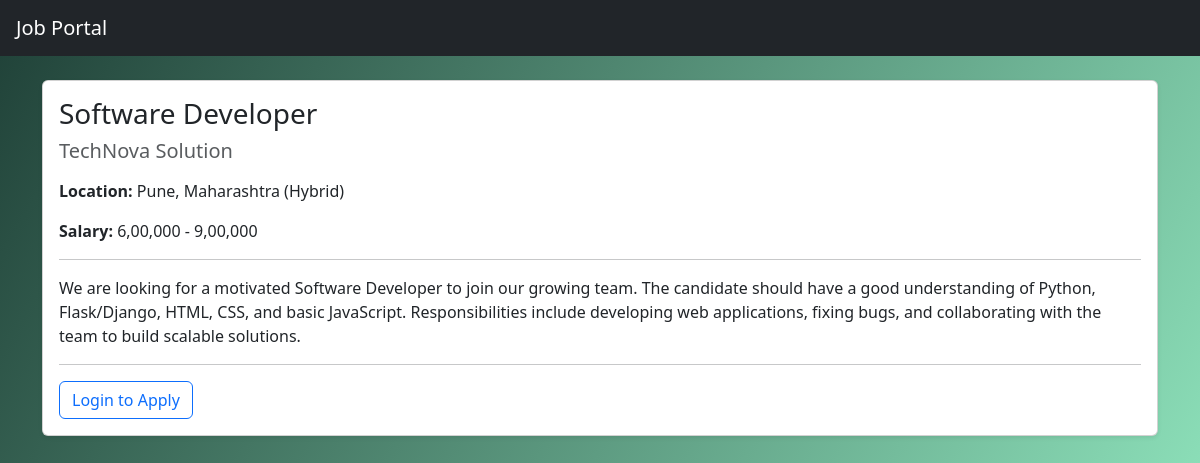
Screenshot of /jobs/1 with the database file from the repository.
### models.py (models this page shows)
class Job(db.Model):
    id = db.Column(db.Integer, primary_key=True)
    title = db.Column(db.String(200), nullable=False)
    description = db.Column(db.Text, nullable=False)
    company = db.Column(db.String(150), nullable=False)
    location = db.Column(db.String(100), nullable=False)
    salary = db.Column(db.String(50))
    posted_by = db.Column(db.Integer, db.ForeignKey('user.id'))
    created_at = db.Column(db.DateTime, default=datetime.utcnow)

### app.py (the view)
@app.route('/jobs/<int:job_id>')
def job_detail(job_id):
    job = Job.query.get_or_404(job_id)
    return render_template('job_detail.html', job=job)

### templates/job_detail.html
{% extends 'base.html' %}
{% block content %}
<div class="card shadow-sm">
    <div class="card-body">
        <h3>{{ job.title }}</h3>
        <h5 class="text-muted">{{ job.company }}</h5>
        <p class="mt-3"><strong>Location:</strong> {{ job.location }}</p>
        <p><strong>Salary:</strong> {{ job.salary or 'Not disclosed' }}</p>
        <hr>
        <p>{{ job.description }}</p>
        <hr>
{% if current_user.is_authenticated and current_user.role == 'jobseeker' %}
    <a href="{{ url_for('apply_job', job_id=job.id) }}"
       class="btn btn-success">
        Apply for Job
    </a>
{% elif not current_user.is_authenticated %}
    <a href="{{ url_for('login') }}" class="btn btn-outline-primary">
        Login to Apply
    </a>
{% else %}
    <p class="text-muted">Employers cannot apply for jobs.</p>
{% endif %}
    </div>
</div>
{% endblock %}

### static/css/style.css (style rules this page uses)
body { background: linear-gradient(120deg, #1f4037, #99f2c8); min-height: 100vh; font-family: 'Segoe UI', sans-serif; }

### rows the page displays
Job: title "Software Developer", company "TechNova Solution", location "Pune, Maharashtra (Hybrid)", salary "6,00,000 - 9,00,000", description "We are looking for a motivated Software Developer to join our growing team. The candidate should have a good understanding of Python, Flask/Django, HTML, CSS, and basic JavaScript. Responsibilities include developing web applications, fixing bugs, and collaborating with the team to build scalable solutions."
